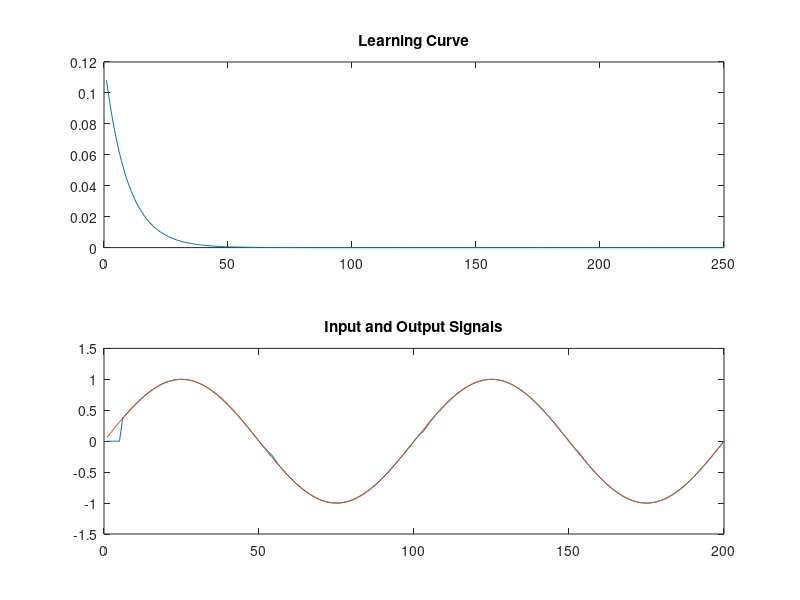

Source code (MATLAB):
% a, b is the IIR_filter parameters matrix (N*order)
clear;
alpha = 0.25 ;
order = 5 ;
N = 200 ;    %number of samples
n= 1: N ;
repitions = 250 ;
x = sin (2* pi* 0.01* n);  %input signal
des = x ;      % Desired singal
a= rand ( N , order );     %random a parameters
b= rand ( N , order );     %random b parameters
%Forward calculation
%y(n)= a(1)*x(n-1)+a(2)*x(n-2)+a(3)*x(n-3) - b(1)*y(n-1) -b(2)*y(n-2)-b(3)*y(n-3) ;      for example
tic
for rep = 1: repitions
    y = zeros( N , 1);
    for n = order + 1 : N
        for p = 1 : order
            y(n) = y(n) +  (a(n , p) * x( n - p)) - (b(n , p)* y( n - p ));     %Summation process of IIR filter
        end
       error( n ) =  y( n ) - des( n );        %Backward calcultion
    
       for p = 1 : order
           a( n , p ) = a( n , p )- (alpha * error( n ) * x( n - p )); %update filter parameters (a)
           %b( n , p ) = b( n , p )- (alpha * error( n ) * x( n - p )); %update filter parameters (b)
       end
        E(rep,n) = error(n);
    end
end
  toc  
rep = 1:repitions;
subplot(2,1,1)
plot(rep, E(:,6).^2) %plot error of column 6( sample 6) with reps.
title('Learning Curve');
n= 1: N;
subplot(2,1,2)
plot(n ,y , n , x)
title('Input and Output Signals')
%plot(n ,x)
%title('Input Signal')

    


